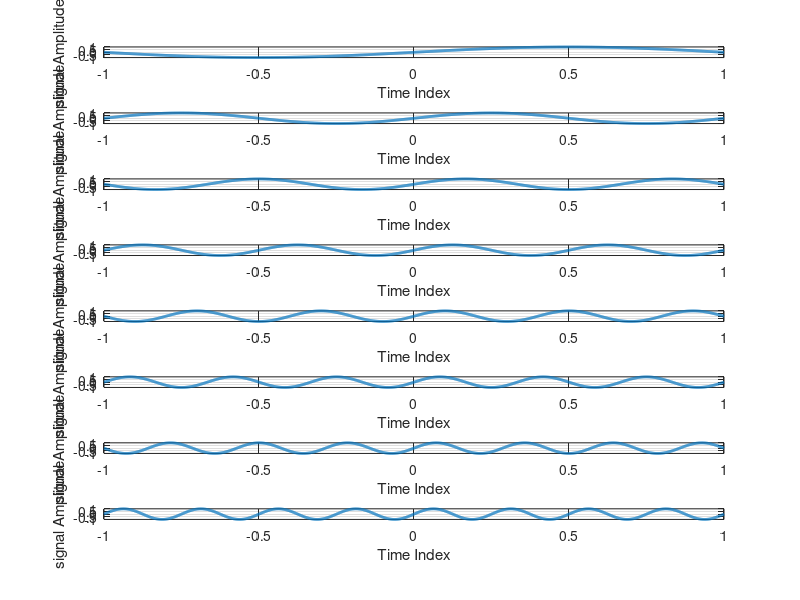

MATLAB code for this plot:
clear

x = -1:0.001:1;
for n=1:8
    y = sin(n*pi*x);
    subplot(8,1,n);
    plot(x, y, 'linewidth', 2);
    xlabel('Time Index');
    ylabel('signal Amplitude');
    grid;
end
